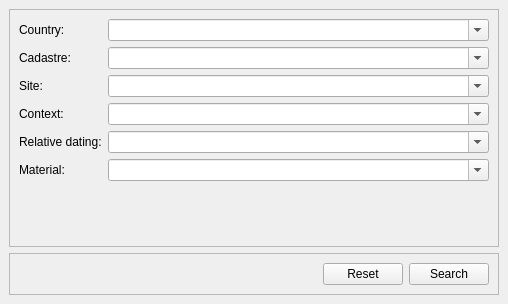
<?xml version="1.0" encoding="UTF-8"?>
<ui version="4.0">
 <class>MainWindow</class>
 <widget class="QMainWindow" name="MainWindow">
  <property name="geometry">
   <rect>
    <x>0</x>
    <y>0</y>
    <width>508</width>
    <height>304</height>
   </rect>
  </property>
  <property name="windowTitle">
   <string>MainWindow</string>
  </property>
  <widget class="QWidget" name="centralwidget">
   <layout class="QVBoxLayout" name="verticalLayout">
    <item>
     <widget class="QFrame" name="formFrame">
      <property name="sizePolicy">
       <sizepolicy hsizetype="Preferred" vsizetype="Expanding">
        <horstretch>0</horstretch>
        <verstretch>0</verstretch>
       </sizepolicy>
      </property>
      <property name="frameShape">
       <enum>QFrame::StyledPanel</enum>
      </property>
      <property name="frameShadow">
       <enum>QFrame::Raised</enum>
      </property>
      <layout class="QFormLayout" name="formLayout">
       <item row="0" column="0">
        <widget class="QLabel" name="label">
         <property name="text">
          <string>Country:</string>
         </property>
        </widget>
       </item>
       <item row="0" column="1">
        <widget class="QComboBox" name="comboCountry">
         <property name="editable">
          <bool>true</bool>
         </property>
        </widget>
       </item>
       <item row="1" column="0">
        <widget class="QLabel" name="label_2">
         <property name="text">
          <string>Cadastre:</string>
         </property>
        </widget>
       </item>
       <item row="2" column="0">
        <widget class="QLabel" name="label_3">
         <property name="text">
          <string>Site:</string>
         </property>
        </widget>
       </item>
       <item row="3" column="0">
        <widget class="QLabel" name="label_4">
         <property name="text">
          <string>Context:</string>
         </property>
        </widget>
       </item>
       <item row="4" column="0">
        <widget class="QLabel" name="label_5">
         <property name="text">
          <string>Relative dating:</string>
         </property>
        </widget>
       </item>
       <item row="5" column="0">
        <widget class="QLabel" name="label_6">
         <property name="text">
          <string>Material:</string>
         </property>
        </widget>
       </item>
       <item row="1" column="1">
        <widget class="QComboBox" name="comboCadastre">
         <property name="editable">
          <bool>true</bool>
         </property>
        </widget>
       </item>
       <item row="2" column="1">
        <widget class="QComboBox" name="comboSite">
         <property name="editable">
          <bool>true</bool>
         </property>
        </widget>
       </item>
       <item row="3" column="1">
        <widget class="QComboBox" name="comboContext">
         <property name="editable">
          <bool>true</bool>
         </property>
        </widget>
       </item>
       <item row="4" column="1">
        <widget class="QComboBox" name="comboRelative_Dating">
         <property name="editable">
          <bool>true</bool>
         </property>
        </widget>
       </item>
       <item row="5" column="1">
        <widget class="QComboBox" name="comboMaterial">
         <property name="editable">
          <bool>true</bool>
         </property>
        </widget>
       </item>
      </layout>
     </widget>
    </item>
    <item>
     <widget class="QFrame" name="controlFrame">
      <property name="sizePolicy">
       <sizepolicy hsizetype="Preferred" vsizetype="Minimum">
        <horstretch>0</horstretch>
        <verstretch>0</verstretch>
       </sizepolicy>
      </property>
      <property name="frameShape">
       <enum>QFrame::StyledPanel</enum>
      </property>
      <property name="frameShadow">
       <enum>QFrame::Raised</enum>
      </property>
      <layout class="QHBoxLayout" name="horizontalLayout">
       <item>
        <spacer name="horizontalSpacer">
         <property name="orientation">
          <enum>Qt::Horizontal</enum>
         </property>
         <property name="sizeHint" stdset="0">
          <size>
           <width>40</width>
           <height>20</height>
          </size>
         </property>
        </spacer>
       </item>
       <item>
        <widget class="QPushButton" name="resetButton">
         <property name="text">
          <string>Reset</string>
         </property>
        </widget>
       </item>
       <item>
        <widget class="QPushButton" name="searchButton">
         <property name="text">
          <string>Search</string>
         </property>
        </widget>
       </item>
      </layout>
     </widget>
    </item>
   </layout>
  </widget>
 </widget>
 <resources/>
 <connections/>
</ui>
